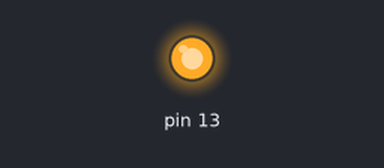
Bench run of a sketch on a simulated Arduino Uno, built with avr-gcc and run on an emulated ATmega328P. Parts: output pins drawn as LEDs (lit = HIGH).

Above: at 0.5 s.
At 21.0 s:
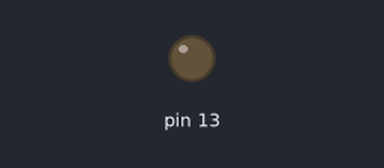
Timing chart, 0 to 29.9 s (numbered marks = the images above):
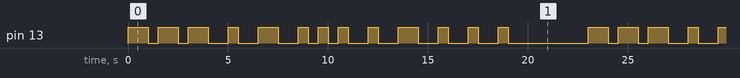

The sketch:

ejemploArduinos3.ino
```cpp
void setup() {
 pinMode(13, OUTPUT);
//frase "tengo sueño" en morse
}
//luz led traduciendo codigo morse
void loop() {
digitalWrite(13, HIGH);
delay(1000);
digitalWrite(13, LOW);
delay(500);
digitalWrite(13, HIGH);
delay(1000);
digitalWrite(13, LOW);
delay(500);
digitalWrite(13, HIGH);
delay(1000);
digitalWrite(13, LOW);
delay(1000);
digitalWrite(13, HIGH);
delay(500);
digitalWrite(13, LOW);
delay(1000);
digitalWrite(13, HIGH);
delay(1000);
digitalWrite(13, LOW);
delay(1000);
digitalWrite(13, HIGH);
delay(500);
digitalWrite(13, LOW);
delay(500);
digitalWrite(13, HIGH);
delay(500);
digitalWrite(13, LOW);
delay(500);
digitalWrite(13, HIGH);
delay(500);
digitalWrite(13, LOW);
delay(1000);
digitalWrite(13, HIGH);
delay(500);
digitalWrite(13, LOW);
delay(1000);
digitalWrite(13, HIGH);
delay(1000);
digitalWrite(13, LOW);
delay(1000);
digitalWrite(13, HIGH);
delay(500);
digitalWrite(13, LOW);
delay(1000);
digitalWrite(13, HIGH);
delay(500);
digitalWrite(13, LOW);
delay(1000);
digitalWrite(13, HIGH);
delay(500);
digitalWrite(13, LOW);
delay(4000);
}
```

Measured:
- by itself, pin 13: moves between LOW and HIGH, repeating every 23.0 s
- by itself, everything shown: repeats every 23.0 s, in 26 steps
